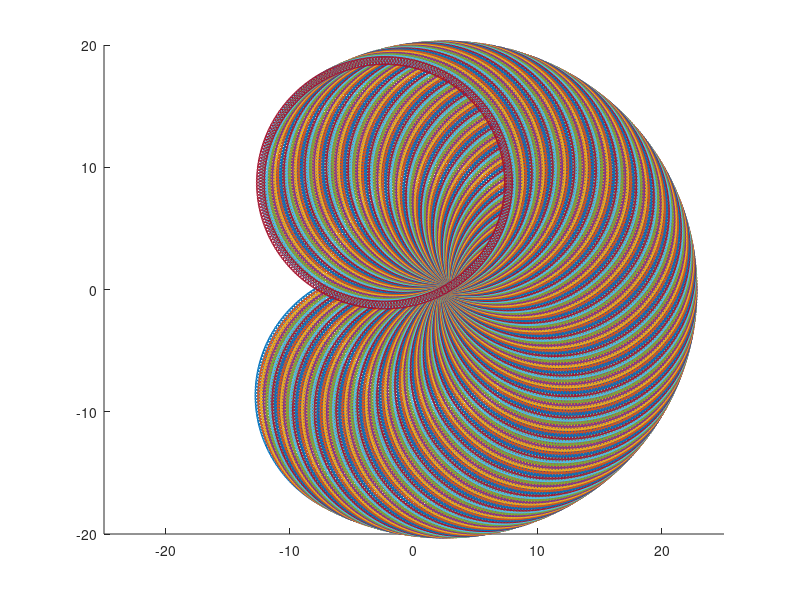

This figure's MATLAB source:
%{
% @author Howard Chiang
% 
% This function calculates the cartesian position of the end effector for
% all possible configurations of theta. These matrix of these positions are
% then plotted to create a map of the workspace. 
%
%}


function a = showWorkspace()
    theta1 =  -pi*2/3:0.025:pi*2/3;
    theta2 =  -pi:0.025:pi;

    for i = 1:length(theta1)
        for j = 1:length(theta2)
                Px(i,j) = 2.5 + 10*cos(theta1(i) + theta2(j)) + 10*cos(theta1(i));
                Py(i,j) = 10*sin(theta1(i) + theta2(j)) + 10*sin(theta1(i));
        end
    end

    figure
    hold on
    for i=1:length(theta1)
        %if Px(i,:) > 0
            scatter(Px(i,:),Py(i,:));
        %end
    end
    
    axis([-25 25 -20 20])
end 
